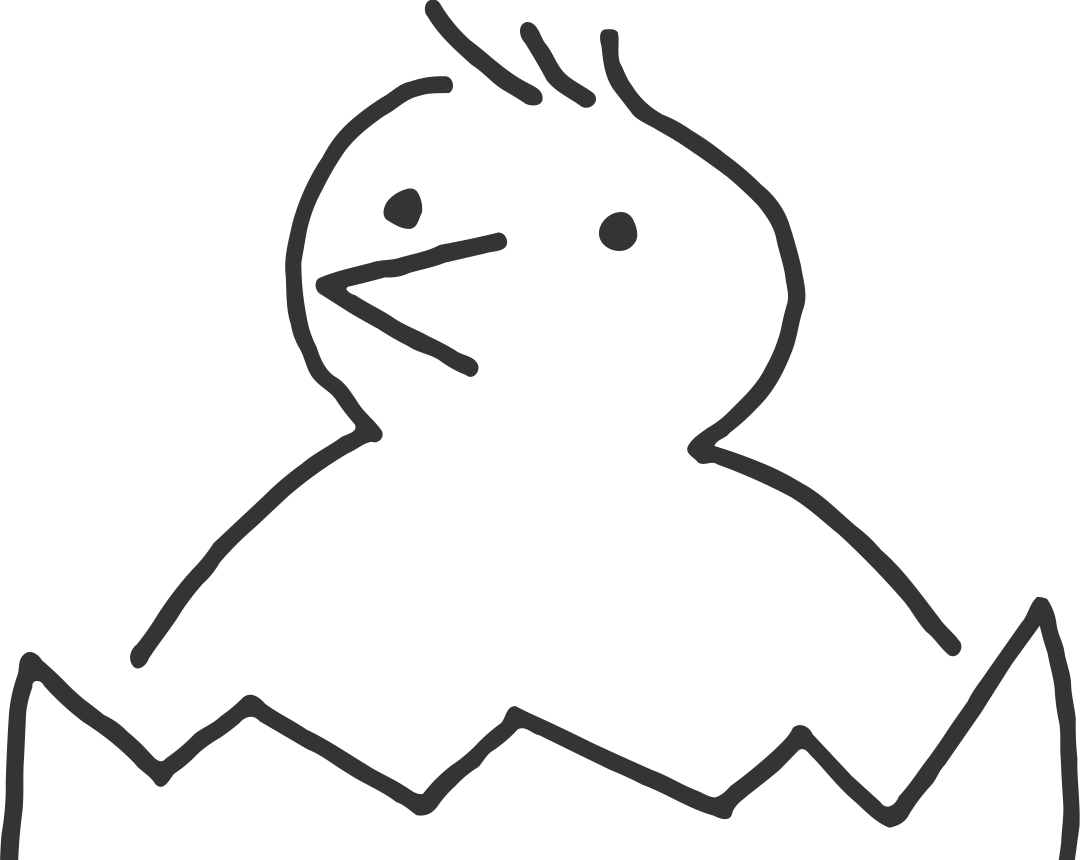
#> input picture src/jg/crowing/assets/chick.png, 1080 x 860 px
$ python -i rendering.py   (imports and definitions only)
#> lines starting #> are read from the running program, lines starting #| are printed output that depends on the picture; after the words box and inside, x2 and y2 are one past the last pixel; in counts of white or black regions, pixels touching at a corner belong together
#> further down, picture is the input picture: PIL image 1080x860 RGBA; mean R, G, B, A 4.3, 4.3, 4.3, 20
"""Pure functions turning a :class:`Section` into Instagram-ready square images."""

import re
from collections.abc import Callable
from dataclasses import dataclass
from functools import cache
from importlib.resources import files
from itertools import pairwise
from typing import NamedTuple

from PIL import Image, ImageDraw, ImageFont

from jg.crowing.models import RichText, Run, Section


SIZE = 1080
PADDING = 96
CONTENT = SIZE - 2 * PADDING
LINE_SPACING = 1.25
INTRO_TITLE_RATIO = 0.5
INTRO_GAP_RATIO = 0.4

YELLOW = "#fffa72"
DARK = "#343434"
WHITE = "#ffffff"
BLUE = "#1755d1"  # Bootstrap primary blue, as on junior.guru thumbnails

CTA_MESSAGE_SIZE = 48  # smaller than the logo and topics
CTA_MESSAGE_WEIGHT = 600
CTA_TEXT_SIZE = 56
CTA_ICON_SIZE = 60
CTA_ICON_GAP = 22
CTA_PADDING_X = 56
CTA_PADDING_Y = 34
CTA_LOGO_WIDTH = round(SIZE * 0.5)  # junior.guru wordmark above the message
CTA_GAP = 72  # vertical gap between logo, message, button and cloud
CTA_TOPICS_SIZE = 72
CTA_TOPICS_COLOR = "#998c00"  # dark gold watermark, readable on the light yellow
CTA_TOPICS_WEIGHT = 400  # regular weight for the topics, not bold
CTA_TOPICS_SEP = "·"  # middot between topics on the same line
CTA_MESSAGE_BUDGET = round(CONTENT * 0.42)
BUTTON_RADIUS_RATIO = 0.1  # only slightly rounded corners, not a pill
WORDMARK = "JUNIOR.GURU"  # small blue monospace signature on paragraph slides
WORDMARK_SIZE = 30


@dataclass(frozen=True)
class CtaContent:
    """The text, button label and icon that vary between call-to-action cards."""

    message: str
    button_text: str
    icon: str


HANDBOOK_CTA = CtaContent(
    message="Zajímá tě tohle téma?\nOtevři si příručku a čti dál!",
    button_text="junior.guru/handbook",
    icon="",  # Bootstrap Icons "journals"
)
EVENT_CTA = CtaContent(
    message="Zajímá tě tahle online akce?\nPohlídej si ji!",
    button_text="junior.guru/events",
    icon="",  # Bootstrap Icons "play-circle-fill"
)

# Inter and Liberation Mono are bundled under the SIL Open Font License 1.1
# (see assets/Inter-LICENSE and assets/LiberationMono-LICENSE).
# Bootstrap Icons is bundled under the MIT License (see assets/bootstrap-icons-LICENSE).
_ASSETS = files("jg.crowing") / "assets"
_FONT_PATHS = {
    False: str(_ASSETS / "Inter.ttf"),
    True: str(_ASSETS / "Inter-Italic.ttf"),
}
_ICON_PATH = str(_ASSETS / "bootstrap-icons.ttf")
_MONO_PATH = str(_ASSETS / "LiberationMono.ttf")
# chick.png is rasterized from chick-icon.svg (junior.guru mascot); see `make assets`.
_CHICK_PATH = str(_ASSETS / "chick.png")
_LOGO_PATH = str(_ASSETS / "junior-guru.min.png")
_OPTICAL_SIZE_MAX = 32
CHICK_WIDTH = round(SIZE * 0.32)
ARROW_GLYPH = "\uf133"  # Bootstrap Icons "arrow-right-circle-fill" (U+F133)
ARROW_INSET_RATIO = 0.08  # shrink the white disc so the blue ring hides its edge
ARROW_RATIO = 2 / 3  # arrow is one third smaller than the chick

Segment = tuple[str, bool, bool, bool]  # text, bold, italic, code
Word = list[Segment]
Box = tuple[float, float, float, float]
Font = ImageFont.FreeTypeFont
Draw = ImageDraw.ImageDraw


# [54 lines left out: functions load_font, _segment_font, load_icon_font, load_mono_font, load_chick, load_logo and 1 more, not called in this run]


def _line_height(font: Font) -> float:
    ascent, descent = font.getmetrics()
    return (ascent + descent) * LINE_SPACING


# --- plain text (intro) -----------------------------------------------------


# [52 lines left out: functions wrap_text, _wrap_paragraph, _sticks_back, _glue_text, not called in this run]


def _block_fits(draw: Draw, lines: list[str], font: Font, max_width: int) -> bool:
    return all(draw.textlength(line, font=font) <= max_width for line in lines)


# [53 lines left out: functions fit_intro, _intro_height, _draw_left, _draw_center, not called in this run]


class IntroLayout(NamedTuple):
    title_lines: list[str]
    heading_lines: list[str]
    title_font: Font
    heading_font: Font
    top: float
    chick: Image.Image
    chick_box: Box
    arrow: Image.Image
    arrow_box: Box
    text_box: Box


# [118 lines left out: functions intro_layout, _intro_width, render_intro, to_words, _split_run, glue_words, not called in this run]


def _word_length(word: Word) -> int:
    return sum(len(text) for text, *_ in word)


def _word_text(word: Word) -> str:
    return "".join(text for text, *_ in word)


def _with_trailing_space(word: Word) -> Word:
    text, bold, italic, code = word[-1]
    return word[:-1] + [(f"{text} ", bold, italic, code)]


# [152 lines left out: functions _word_width, _wrap_words, _words_fit, fit_words, _draw_words, render_paragraph and 3 more, not called in this run]


Chip = tuple[str, str, bool]  # text, fill colour, is a topic (gets middots around it)


def _cloud_chips(topics: list[str]) -> list[Chip]:
    """The gold topics as one chip stream."""
    return [(topic, CTA_TOPICS_COLOR, True) for topic in topics]


# [208 lines left out: functions _cloud_lines, _cloud_fits, fit_cloud, _draw_cloud_line, _draw_cloud, render_cta and 2 more, not called in this run]


# --- event screenshots (composing onto squares) -----------------------------


def circle_image(image: Image.Image, width: int = CHICK_WIDTH) -> Image.Image:
    """Center-crop ``image`` to a circle of ``width`` pixels with a transparent outside.

    Used for an event's speaker avatar in the intro's bottom-right corner. The mask is
    drawn at 4x and downscaled so the circle's edge stays smooth.
    """
#> called with width = 346
    side = min(image.width, image.height)
#> side = 860
    left = (image.width - side) // 2
#> left = 110
    top = (image.height - side) // 2
#> top = 0
    square = (
        image.convert("RGBA")
        .crop((left, top, left + side, top + side))
        .resize((width, width), Image.Resampling.LANCZOS)
    )
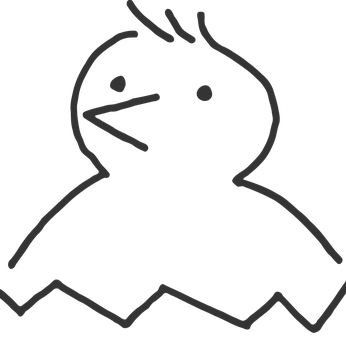
#> square: PIL image 346x346 RGBA; mean R, G, B, A 6, 6, 6, 21; transparent parts drawn white
    scale = 4
    mask = Image.new("L", (width * scale, width * scale), 0)
#> mask: PIL image 1384x1384 L; every value is 0
    ImageDraw.Draw(mask).ellipse((0, 0, width * scale, width * scale), fill=255)
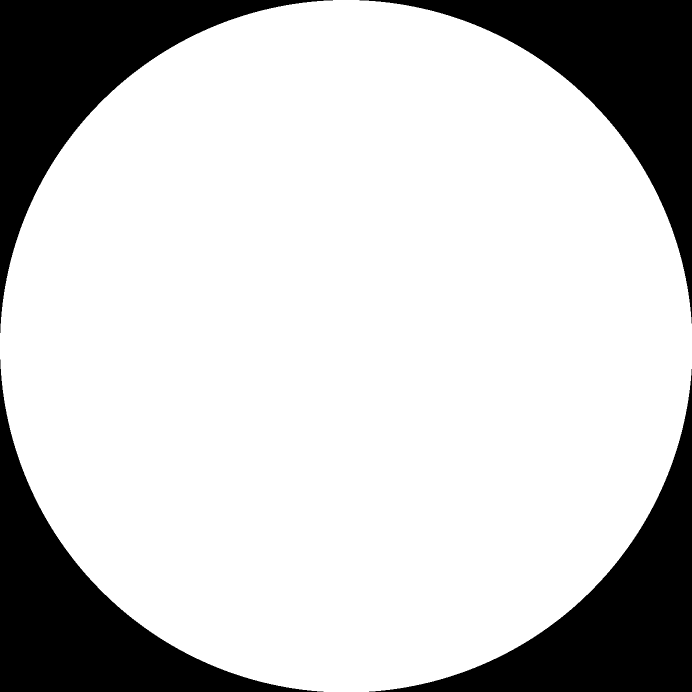
#> mask: PIL image 1384x1384 L (shown at 1/2 size); 78.6% white; 4 black regions, box (x1, y1, x2, y2) and area: (0, 0, 666, 666) 102957, (719, 0, 1384, 647) 102291, (0, 719, 647, 1384) 102291, (738, 738, 1384, 1384) 101626
    square.putalpha(mask.resize((width, width), Image.Resampling.LANCZOS))
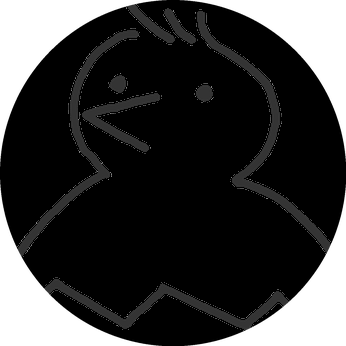
#> square: PIL image 346x346 RGBA; mean R, G, B, A 6, 6, 6, 200.5; transparent parts drawn white
    return square


# [30 lines left out: functions compose_square, render_section, not called in this run]


# --- reel (9:16 slideshow) --------------------------------------------------

REEL_WIDTH = 1080
REEL_HEIGHT = 1920  # 9:16 portrait, as Instagram/YouTube reels expect
REEL_FPS = 30  # Instagram Reels' native frame rate
REEL_HOOK_SECONDS = 3  # the intro hook stays on screen this long
REEL_CTA_SECONDS = 10  # the call to action stays a fixed time, regardless of text
READING_WPM = 200  # reading speed used to time the paragraph slides
REEL_MAX_SECONDS = 90  # a reel this long or longer is rejected
REEL_WARN_SECONDS = 60  # past this the reel is getting long, warn the user
REEL_CARD_HEIGHT = round(
    SIZE * 3 / 2
)  # reel paragraph and CTA cards are 2:3, not square
REEL_WORDMARK_SIZE = 44  # the signature is larger on the reel's white slides
# the topics block keeps the same side padding as the square Instagram images
REEL_CTA_CLOUD_WIDTH = CONTENT
REEL_CTA_LOGO_WIDTH = round(SIZE * 0.62)  # bigger logo on the reel card
REEL_CTA_MESSAGE_SIZE = 64  # bigger message on the reel card
REEL_CTA_TOPICS_SIZE = 44  # cap for the reel topics, a touch smaller than before
# Royalty-free background track, stored as low-bitrate mono AAC (the codec the reel
# uses) so it muxes in by a plain stream copy; longer than any reel, so -shortest
# trims it to the video. See assets/ for the licence.
REEL_MUSIC = str(_ASSETS / "Kicking It - Dyalla.m4a")


# [38 lines left out: functions to_reel_frame, render_reel, not called in this run]


def reading_seconds(text: str, wpm: int = READING_WPM) -> float:
    """How long it takes to read ``text`` at ``wpm`` words per minute."""
    return len(text.split()) / wpm * 60


# [10 lines left out: function reel_durations, not called in this run]


REEL_TRANSITION_SECONDS = 0.25  # quick swipe cut between slides, not a hard cut


# [29 lines left out: functions transition_durations, reel_total_seconds, not called in this run]

>>> from PIL import Image
>>> picture = Image.open('assets/chick.png')
>>> result = circle_image(picture)
